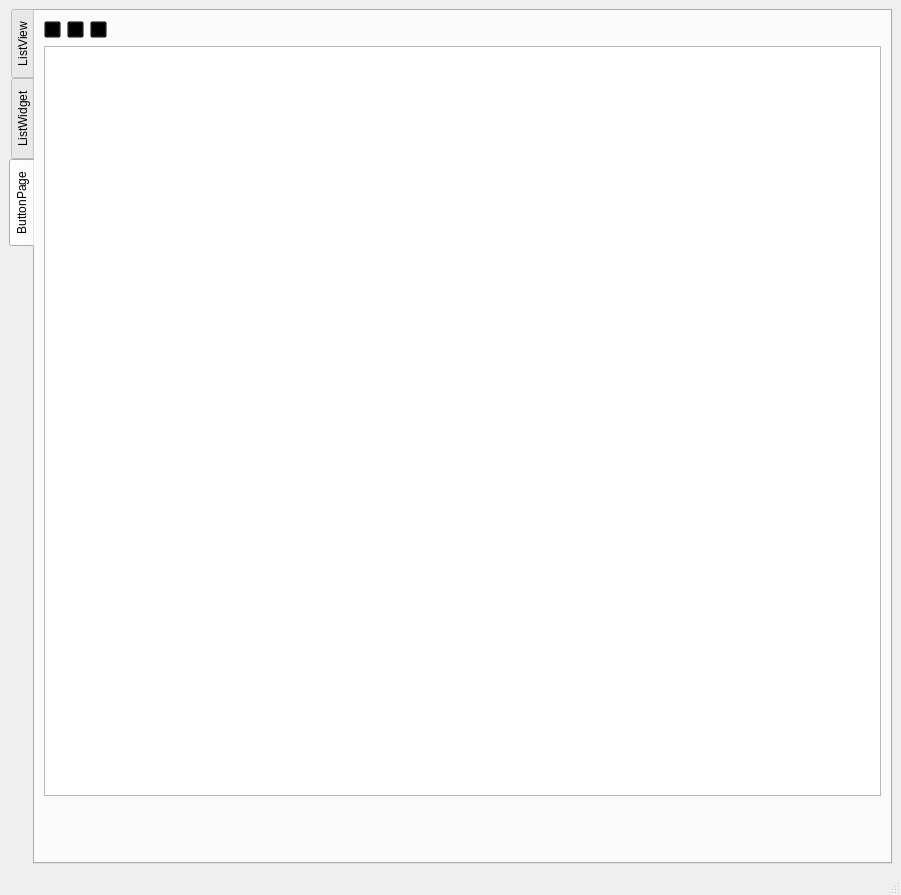
<?xml version="1.0" encoding="UTF-8"?>
<ui version="4.0">
 <class>MainWindow</class>
 <widget class="QMainWindow" name="MainWindow">
  <property name="geometry">
   <rect>
    <x>0</x>
    <y>0</y>
    <width>901</width>
    <height>895</height>
   </rect>
  </property>
  <property name="windowTitle">
   <string>MainWindow</string>
  </property>
  <widget class="QWidget" name="centralwidget">
   <layout class="QVBoxLayout" name="verticalLayout_3">
    <item>
     <widget class="QTabWidget" name="tabWidget">
      <property name="tabPosition">
       <enum>QTabWidget::West</enum>
      </property>
      <property name="currentIndex">
       <number>2</number>
      </property>
      <property name="elideMode">
       <enum>Qt::ElideNone</enum>
      </property>
      <property name="documentMode">
       <bool>false</bool>
      </property>
      <widget class="QWidget" name="tab_view">
       <attribute name="title">
        <string>ListView</string>
       </attribute>
       <layout class="QVBoxLayout" name="verticalLayout">
        <item>
         <widget class="TzListView" name="listView"/>
        </item>
       </layout>
      </widget>
      <widget class="QWidget" name="tab_widget">
       <attribute name="title">
        <string>ListWidget</string>
       </attribute>
       <layout class="QVBoxLayout" name="verticalLayout_2">
        <item>
         <widget class="QListWidget" name="listWidget"/>
        </item>
       </layout>
      </widget>
      <widget class="QWidget" name="tab_button">
       <property name="styleSheet">
        <string notr="true">QPushButton
{   
    border-image: url(:/images/survey_grey.png);
    background:transparent; 
}
QPushButton:hover
{
    border-image: url(:/images/survey.png);
}

QPushButton:checked
{
    border-image: url(:/images/survey.png);
}</string>
       </property>
       <attribute name="title">
        <string>ButtonPage</string>
       </attribute>
       <layout class="QVBoxLayout" name="verticalLayout_4">
        <item>
         <layout class="QHBoxLayout" name="horizontalLayout">
          <item>
           <widget class="QPushButton" name="pushButton">
            <property name="maximumSize">
             <size>
              <width>17</width>
              <height>17</height>
             </size>
            </property>
            <property name="text">
             <string/>
            </property>
            <property name="checkable">
             <bool>true</bool>
            </property>
            <property name="checked">
             <bool>true</bool>
            </property>
            <property name="autoExclusive">
             <bool>true</bool>
            </property>
           </widget>
          </item>
          <item>
           <widget class="QPushButton" name="pushButton_2">
            <property name="maximumSize">
             <size>
              <width>17</width>
              <height>17</height>
             </size>
            </property>
            <property name="text">
             <string/>
            </property>
            <property name="checkable">
             <bool>true</bool>
            </property>
            <property name="autoExclusive">
             <bool>true</bool>
            </property>
           </widget>
          </item>
          <item>
           <widget class="QPushButton" name="pushButton_3">
            <property name="maximumSize">
             <size>
              <width>17</width>
              <height>17</height>
             </size>
            </property>
            <property name="text">
             <string/>
            </property>
            <property name="checkable">
             <bool>true</bool>
            </property>
            <property name="autoExclusive">
             <bool>true</bool>
            </property>
           </widget>
          </item>
          <item>
           <spacer name="horizontalSpacer">
            <property name="orientation">
             <enum>Qt::Horizontal</enum>
            </property>
            <property name="sizeHint" stdset="0">
             <size>
              <width>40</width>
              <height>20</height>
             </size>
            </property>
           </spacer>
          </item>
         </layout>
        </item>
        <item>
         <widget class="QTextBrowser" name="textBrowser">
          <property name="minimumSize">
           <size>
            <width>0</width>
            <height>750</height>
           </size>
          </property>
         </widget>
        </item>
        <item>
         <spacer name="verticalSpacer">
          <property name="orientation">
           <enum>Qt::Vertical</enum>
          </property>
          <property name="sizeHint" stdset="0">
           <size>
            <width>20</width>
            <height>40</height>
           </size>
          </property>
         </spacer>
        </item>
       </layout>
      </widget>
     </widget>
    </item>
   </layout>
  </widget>
  <widget class="QMenuBar" name="menubar">
   <property name="geometry">
    <rect>
     <x>0</x>
     <y>0</y>
     <width>901</width>
     <height>23</height>
    </rect>
   </property>
  </widget>
  <widget class="QStatusBar" name="statusbar"/>
 </widget>
 <customwidgets>
  <customwidget>
   <class>TzListView</class>
   <extends>QListView</extends>
   <header>tzlistview.h</header>
  </customwidget>
 </customwidgets>
 <resources/>
 <connections/>
</ui>
